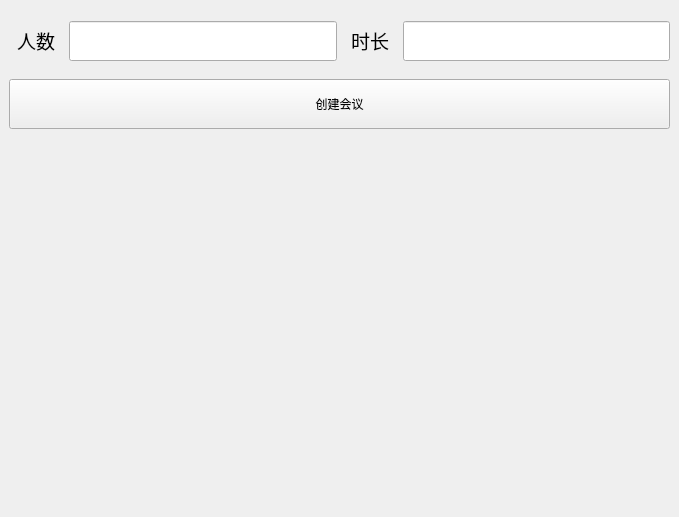
<?xml version="1.0" encoding="UTF-8"?>
<ui version="4.0">
 <class>stack_create_meet</class>
 <widget class="QWidget" name="stack_create_meet">
  <property name="geometry">
   <rect>
    <x>0</x>
    <y>0</y>
    <width>679</width>
    <height>517</height>
   </rect>
  </property>
  <property name="windowTitle">
   <string>Form</string>
  </property>
  <layout class="QHBoxLayout" name="horizontalLayout">
   <property name="leftMargin">
    <number>0</number>
   </property>
   <property name="topMargin">
    <number>0</number>
   </property>
   <property name="rightMargin">
    <number>0</number>
   </property>
   <property name="bottomMargin">
    <number>0</number>
   </property>
   <item>
    <widget class="QScrollArea" name="scrollArea">
     <property name="frameShape">
      <enum>QFrame::Shape::NoFrame</enum>
     </property>
     <property name="widgetResizable">
      <bool>true</bool>
     </property>
     <widget class="QWidget" name="scrollAreaWidgetContents">
      <property name="geometry">
       <rect>
        <x>0</x>
        <y>0</y>
        <width>679</width>
        <height>517</height>
       </rect>
      </property>
      <layout class="QVBoxLayout" name="verticalLayout">
       <property name="leftMargin">
        <number>0</number>
       </property>
       <property name="topMargin">
        <number>0</number>
       </property>
       <property name="rightMargin">
        <number>0</number>
       </property>
       <property name="bottomMargin">
        <number>0</number>
       </property>
       <item>
        <widget class="QFrame" name="frame">
         <property name="sizePolicy">
          <sizepolicy hsizetype="Preferred" vsizetype="Fixed">
           <horstretch>0</horstretch>
           <verstretch>0</verstretch>
          </sizepolicy>
         </property>
         <property name="minimumSize">
          <size>
           <width>0</width>
           <height>150</height>
          </size>
         </property>
         <property name="frameShape">
          <enum>QFrame::Shape::NoFrame</enum>
         </property>
         <property name="frameShadow">
          <enum>QFrame::Shadow::Raised</enum>
         </property>
         <layout class="QGridLayout" name="gridLayout">
          <item row="0" column="1">
           <layout class="QHBoxLayout" name="time_layout" stretch="1,5">
            <item>
             <widget class="QLabel" name="label_3">
              <property name="sizePolicy">
               <sizepolicy hsizetype="Preferred" vsizetype="Fixed">
                <horstretch>0</horstretch>
                <verstretch>0</verstretch>
               </sizepolicy>
              </property>
              <property name="minimumSize">
               <size>
                <width>0</width>
                <height>40</height>
               </size>
              </property>
              <property name="text">
               <string>&lt;html&gt;&lt;head/&gt;&lt;body&gt;&lt;p align=&quot;center&quot;&gt;&lt;span style=&quot; font-size:14pt;&quot;&gt;时长&lt;/span&gt;&lt;/p&gt;&lt;/body&gt;&lt;/html&gt;</string>
              </property>
             </widget>
            </item>
            <item>
             <widget class="QLineEdit" name="lineEdit_2">
              <property name="minimumSize">
               <size>
                <width>0</width>
                <height>40</height>
               </size>
              </property>
             </widget>
            </item>
           </layout>
          </item>
          <item row="0" column="0">
           <layout class="QHBoxLayout" name="horizontalLayout_2" stretch="1,5">
            <item>
             <widget class="QLabel" name="label_2">
              <property name="sizePolicy">
               <sizepolicy hsizetype="Expanding" vsizetype="Fixed">
                <horstretch>0</horstretch>
                <verstretch>0</verstretch>
               </sizepolicy>
              </property>
              <property name="minimumSize">
               <size>
                <width>50</width>
                <height>40</height>
               </size>
              </property>
              <property name="maximumSize">
               <size>
                <width>16777215</width>
                <height>16777215</height>
               </size>
              </property>
              <property name="sizeIncrement">
               <size>
                <width>0</width>
                <height>0</height>
               </size>
              </property>
              <property name="baseSize">
               <size>
                <width>0</width>
                <height>0</height>
               </size>
              </property>
              <property name="text">
               <string>&lt;html&gt;&lt;head/&gt;&lt;body&gt;&lt;p align=&quot;center&quot;&gt;&lt;span style=&quot; font-size:14pt;&quot;&gt;人数&lt;/span&gt;&lt;/p&gt;&lt;/body&gt;&lt;/html&gt;</string>
              </property>
             </widget>
            </item>
            <item>
             <widget class="QLineEdit" name="lineEdit">
              <property name="sizePolicy">
               <sizepolicy hsizetype="Expanding" vsizetype="Fixed">
                <horstretch>0</horstretch>
                <verstretch>0</verstretch>
               </sizepolicy>
              </property>
              <property name="minimumSize">
               <size>
                <width>0</width>
                <height>40</height>
               </size>
              </property>
              <property name="maximumSize">
               <size>
                <width>16777215</width>
                <height>16777215</height>
               </size>
              </property>
             </widget>
            </item>
           </layout>
          </item>
          <item row="1" column="0" colspan="2">
           <widget class="QPushButton" name="create_meeting_btn">
            <property name="sizePolicy">
             <sizepolicy hsizetype="Preferred" vsizetype="Fixed">
              <horstretch>0</horstretch>
              <verstretch>0</verstretch>
             </sizepolicy>
            </property>
            <property name="minimumSize">
             <size>
              <width>0</width>
              <height>50</height>
             </size>
            </property>
            <property name="maximumSize">
             <size>
              <width>16777215</width>
              <height>50</height>
             </size>
            </property>
            <property name="sizeIncrement">
             <size>
              <width>0</width>
              <height>0</height>
             </size>
            </property>
            <property name="baseSize">
             <size>
              <width>0</width>
              <height>0</height>
             </size>
            </property>
            <property name="text">
             <string>创建会议</string>
            </property>
           </widget>
          </item>
         </layout>
        </widget>
       </item>
       <item>
        <spacer name="verticalSpacer">
         <property name="orientation">
          <enum>Qt::Orientation::Vertical</enum>
         </property>
         <property name="sizeHint" stdset="0">
          <size>
           <width>20</width>
           <height>40</height>
          </size>
         </property>
        </spacer>
       </item>
      </layout>
     </widget>
    </widget>
   </item>
  </layout>
 </widget>
 <resources/>
 <connections/>
</ui>
